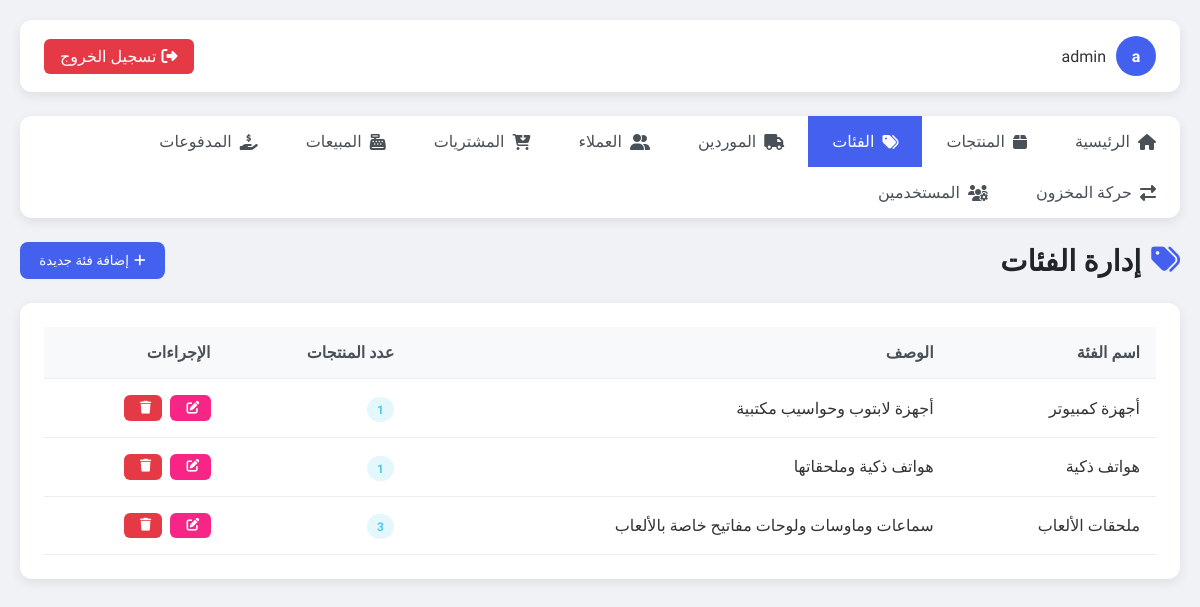
The app's page /categories.php (signed in) with its own data.
### tables this page shows
CREATE TABLE IF NOT EXISTS categories (
    id INT AUTO_INCREMENT PRIMARY KEY,
    name VARCHAR(150) NOT NULL UNIQUE,
    description TEXT,
    created_at TIMESTAMP DEFAULT CURRENT_TIMESTAMP
);

### categories.php (the view, shortened to what this page needs)
<?php
include "config.php";
$sql = "SELECT c.*, COUNT(p.id) AS products_count
        FROM categories c
        LEFT JOIN products p ON p.category_id = c.id
        GROUP BY c.id
        ORDER BY c.created_at DESC";
$result = mysqli_query($conn, $sql);
$categories = mysqli_fetch_all($result, MYSQLI_ASSOC);
?>
<!DOCTYPE html>
<html lang="ar" dir="rtl">
<head>
    <link rel="stylesheet" href="https://cdnjs.cloudflare.com/ajax/libs/font-awesome/6.4.0/css/all.min.css">
</head>
<body>
    <div class="container">
        <div class="topbar">
            <div class="user-info">
                <div class="avatar"><?php echo substr($_SESSION["username"], 0, 1); ?></div>
                <span><?php echo $_SESSION["username"]; ?></span>
            </div>
            <a href="logout.php" class="logout-btn"><i class="fas fa-sign-out-alt"></i> تسجيل الخروج</a>
        </div>
                <div class="nav">
            <a href="index.php"><i class="fas fa-home"></i> الرئيسية</a>
            <a href="products.php"><i class="fas fa-box"></i> المنتجات</a>
            <a href="categories.php" class="active"><i class="fas fa-tags"></i> الفئات</a>
            <a href="suppliers.php"><i class="fas fa-truck"></i> الموردين</a>
            <a href="customers.php"><i class="fas fa-user-friends"></i> العملاء</a>
            <a href="purchases.php"><i class="fas fa-cart-arrow-down"></i> المشتريات</a>
            <a href="sales.php"><i class="fas fa-cash-register"></i> المبيعات</a>
            <a href="payments.php"><i class="fas fa-hand-holding-usd"></i> المدفوعات</a>
            <a href="stock_movements.php"><i class="fas fa-exchange-alt"></i> حركة المخزون</a>
            <?php if($_SESSION['role'] === 'admin'): ?>
            <a href="users.php"><i class="fas fa-users-cog"></i> المستخدمين</a>
            <?php endif; ?>
        </div>
        <div class="page-header">
            <h1 class="page-title"><i class="fas fa-tags"></i> إدارة الفئات</h1>
            <button onclick="showAddForm()" class="btn btn-primary"><i class="fas fa-plus"></i> إضافة فئة جديدة</button>
        </div>
        <div class="table-container">
            <table>
                <thead>
                    <tr>
                        <th>اسم الفئة</th>
                        <th>الوصف</th>
                        <th>عدد المنتجات</th>
                        <th>الإجراءات</th>
                    </tr>
                </thead>
                <tbody>
                    <?php if(count($categories) > 0): ?>
                        <?php foreach($categories as $category): ?>
                            <tr>
                                <td><?php echo $category['name']; ?></td>
                                <td><?php echo $category['description']; ?></td>
                                <td><span class="badge badge-success"><?php echo $category['products_count']; ?></span></td>
                                <td>
                                    <div class="action-buttons">
                                        <a href="edit_category.php?id=<?php echo $category['id']; ?>" class="btn btn-warning btn-sm"><i class="fas fa-edit"></i></a>
                                        <a href="categories.php?delete_id=<?php echo $category['id']; ?>" class="btn btn-danger btn-sm" onclick="return confirm('هل أنت متأكد من حذف هذه الفئة؟')"><i class="fas fa-trash"></i></a>
                                    </div>
                                </td>
                            </tr>
                        <?php endforeach; ?>
                    <?php else: ?>
                        <tr>
                            <td colspan="4" style="text-align: center;">لا توجد فئات مسجلة</td>
                        </tr>
                    <?php endif; ?>
                </tbody>
            </table>
        </div>
    </div>
</body>
</html>

### categories.php (style rules this page uses)
:root { --primary: #4361ee; --secondary: #3f37c9; --success: #4cc9f0; --info: #4895ef; --warning: #f72585; --danger: #e63946; --light: #f8f9fa; --dark: #212529; --background: #f0f2f5; --card-shadow: 0 4px 12px rgba(0, 0, 0, 0.08); }
* { margin: 0; padding: 0; box-sizing: border-box; font-family: 'Tajawal', sans-serif; }
body { background-color: var(--background); color: #333; min-height: 100vh; }
.container { max-width: 1200px; margin: 0 auto; padding: 20px; }
.topbar { background-color: white; border-radius: 12px; padding: 1rem 1.5rem; margin-bottom: 1.5rem; display: flex; justify-content: space-between; align-items: center; box-shadow: var(--card-shadow); }
.user-info { display: flex; align-items: center; }
.user-info .avatar { width: 40px; height: 40px; background-color: var(--primary); border-radius: 50%; display: flex; align-items: center; justify-content: center; color: white; margin-left: 10px; font-weight: bold; }
.logout-btn { background-color: var(--danger); color: white; padding: 0.5rem 1rem; border-radius: 6px; text-decoration: none; display: flex; align-items: center; transition: all 0.3s; }
.logout-btn i { margin-left: 5px; }
.nav { display: flex; flex-wrap: wrap; background: white; border-radius: 12px; margin-bottom: 1.5rem; box-shadow: var(--card-shadow); }
.nav a { padding: 1rem 1.5rem; text-decoration: none; color: #495057; font-weight: 500; transition: all 0.3s; display: flex; align-items: center; }
.nav a:hover, .nav a.active { background-color: var(--primary); color: white; }
.nav a i { margin-left: 8px; }
.page-header { display: flex; justify-content: space-between; align-items: center; margin-bottom: 1.5rem; }
.page-title { font-size: 1.8rem; color: var(--dark); display: flex; align-items: center; }
.page-title i { margin-left: 10px; color: var(--primary); }
.btn { padding: 0.7rem 1.2rem; border-radius: 8px; text-decoration: none; display: inline-flex; align-items: center; transition: all 0.3s; font-weight: 500; border: none; cursor: pointer; }
.btn-primary { background-color: var(--primary); color: white; }
.btn i { margin-left: 5px; }
.table-container { background-color: white; border-radius: 12px; padding: 1.5rem; box-shadow: var(--card-shadow); margin-bottom: 1.5rem; overflow-x: auto; }
table { width: 100%; border-collapse: collapse; }
th, td { padding: 1rem; text-align: right; border-bottom: 1px solid #eee; }
th { font-weight: 600; color: #495057; background-color: #f8f9fa; }
.badge { padding: 0.35rem 0.65rem; border-radius: 50rem; font-size: 0.75rem; font-weight: 700; }
.badge-success { background-color: rgba(76, 201, 240, 0.15); color: #4cc9f0; }
.action-buttons { display: flex; gap: 0.5rem; }
.btn-sm { padding: 0.4rem 0.7rem; font-size: 0.8rem; border-radius: 6px; }
.btn-warning { background-color: var(--warning); color: white; }
.btn-danger { background-color: var(--danger); color: white; }

### records on screen
categories: name "أجهزة كمبيوتر", description "أجهزة لابتوب وحواسيب مكتبية", products_count "1"
categories: name "هواتف ذكية", description "هواتف ذكية وملحقاتها", products_count "1"
categories: name "ملحقات الألعاب", description "سماعات وماوسات ولوحات مفاتيح خاصة بالألعاب", products_count "3"

### other values on screen
substr($_SESSION["username"], 0, 1) "a"
$_SESSION["username"] "admin"
